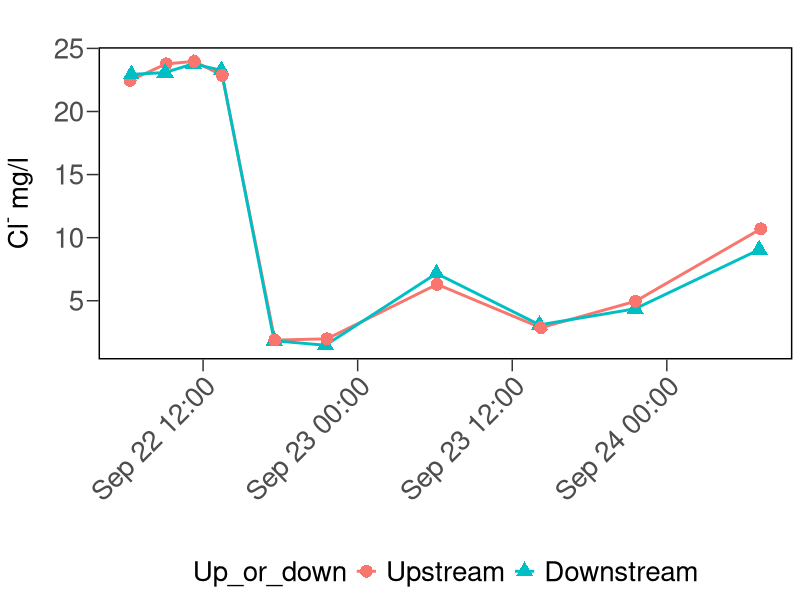
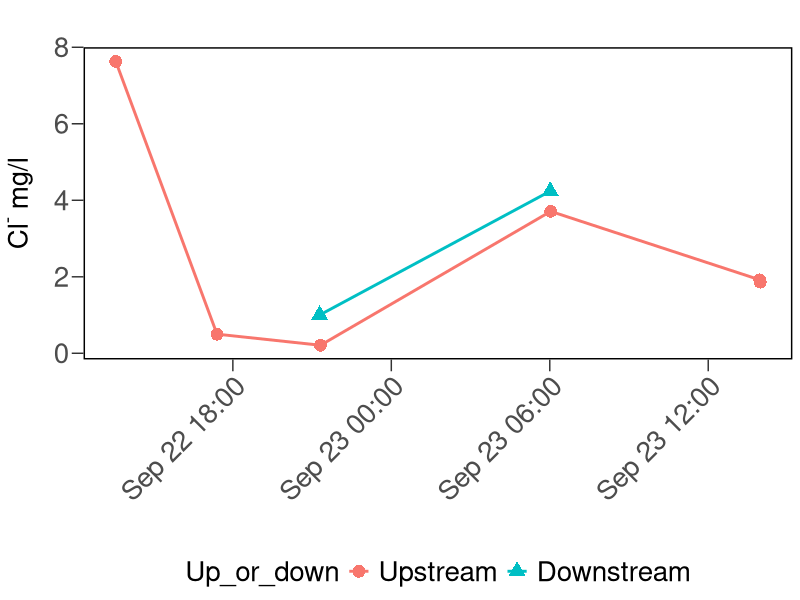
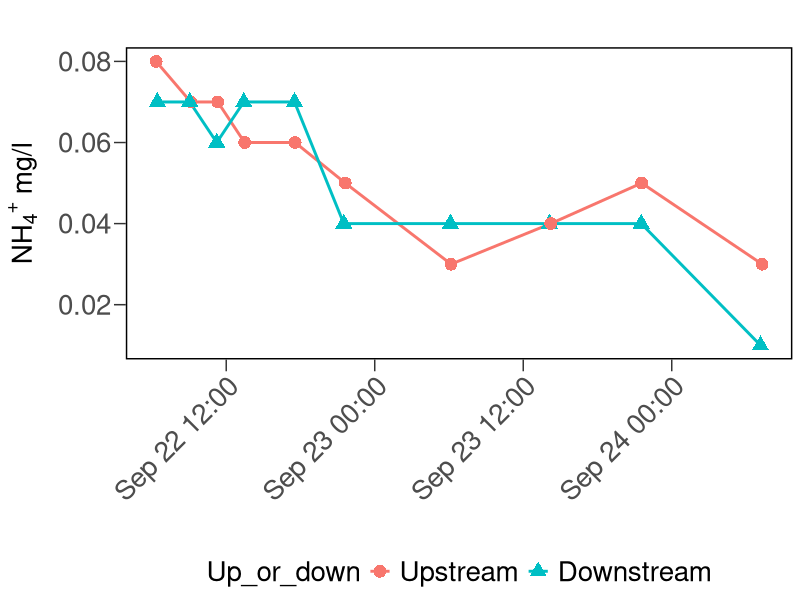
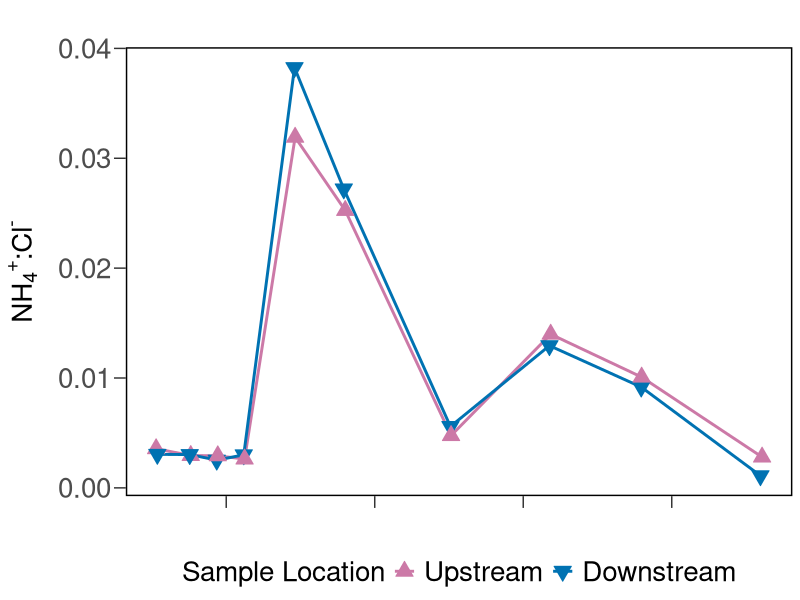
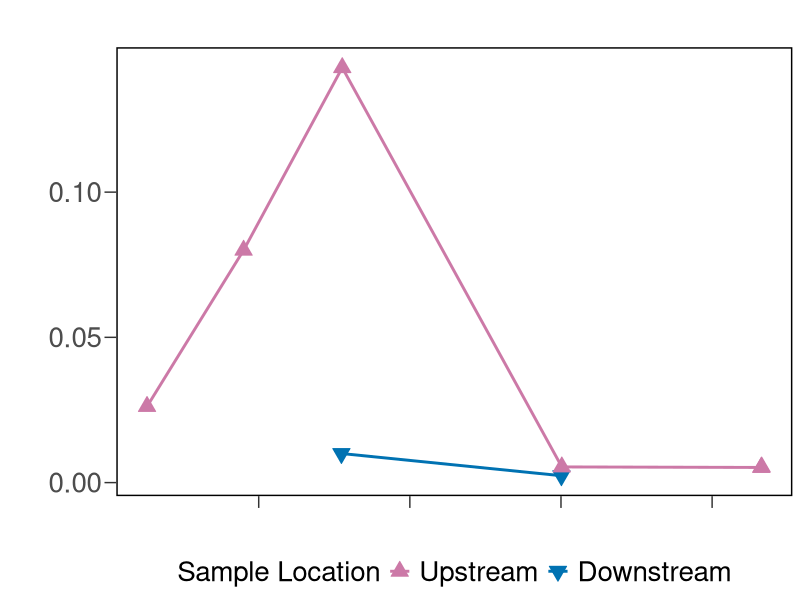
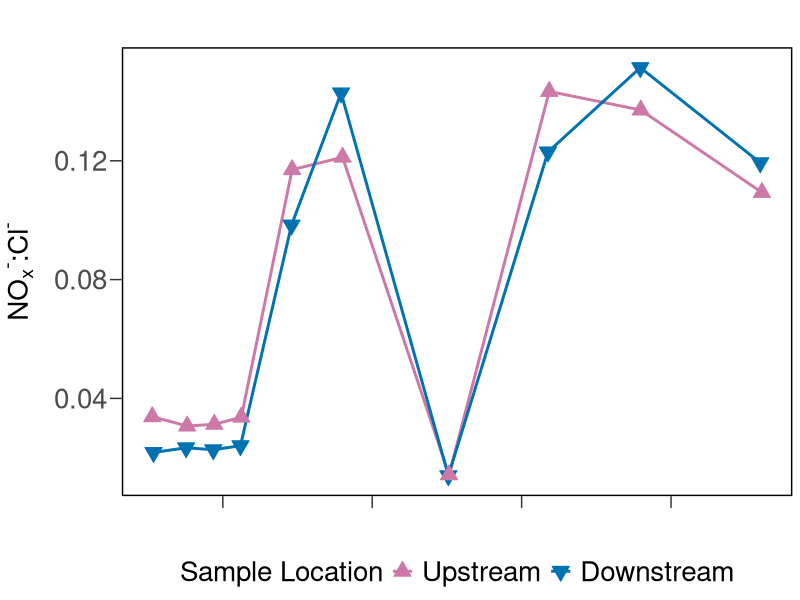
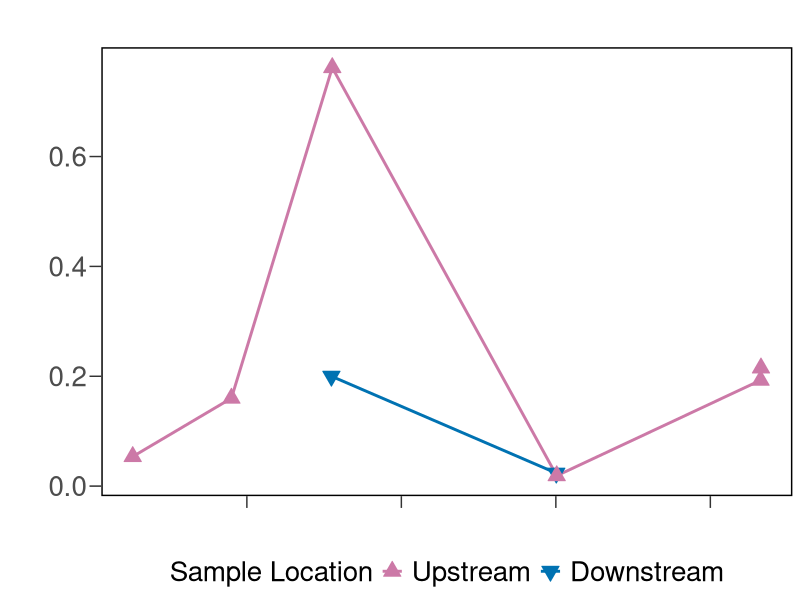
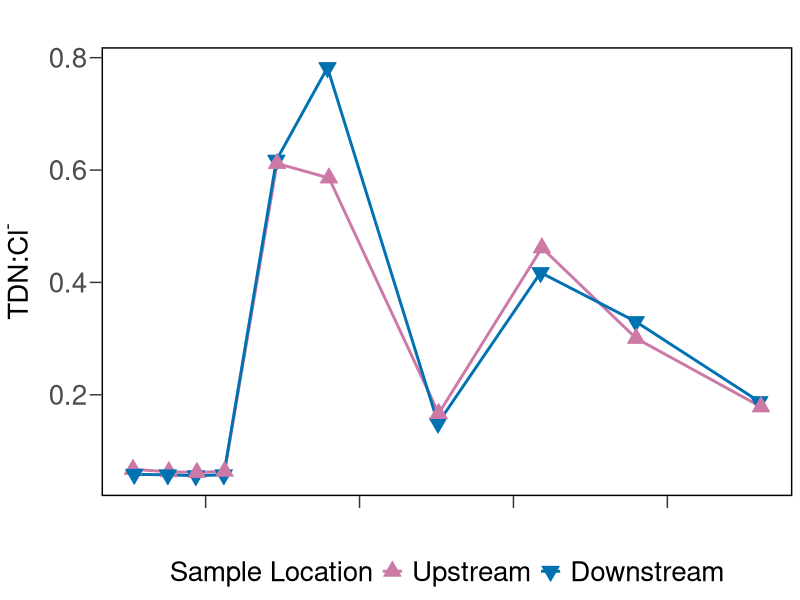

Source code (R) for these figures, in order:
## ---- chunk 1
knitr::opts_chunk$set(echo = TRUE)
rm(list=ls())
knitr::opts_knit$set(root.dir="~/GitHub/TownCreekWater/analyses/")
## ---- chunk 2
require(tidyverse)
require(lubridate)
require(rstatix)
require(ggpubr)
## ---- chunk 3
Ophelia <- read.csv("../data/Storms/OpheliaCompiledData.csv")

# Dry RSC upstream water level:
TotalSmallRSCUp <- read.csv("../data/HoboData/TotalTC_Small_RSC_Up.csv")

# Dry RSC downstream water level:
TotalSmallRSCDown <- read.csv("../data/HoboData/Total_Small_RSC_Down.csv")

# Dry RSC downstream with Ophelia dates (Nov. 15, 2023 download):
Dry_RSC_Down_LVL_Nov <- read.csv("../data/HoboData/TC_Small_RSC_Down_OpheliaRange.csv")
## ---- chunk 4
Ophelia$RSC <- as.factor(Ophelia$RSC)
Ophelia$Up_or_down <- as.factor(Ophelia$Up_or_down)
Ophelia$Up_or_down <- factor(Ophelia$Up_or_down, levels = c("Upstream", "Downstream", "Composite"))

# Make date-time column:
Ophelia$DateTime <- mdy_hm(paste(Ophelia$Date, Ophelia$Time))




# Drop negatives and below detection limit values from ERL:
# Convert negatives to zeroes:
Ophelia <- Ophelia %>%
  dplyr::mutate(PO4_uM = ifelse(PO4_uM < 0, 0, PO4_uM)) %>%
  dplyr::mutate(PO4_mg.L = ifelse(PO4_mg.L < 0, 0, PO4_mg.L)) %>%
  dplyr::mutate(TSS_mg.L = ifelse(TSS_mg.L < 0, 0, TSS_mg.L))


# Calculate chloride ratios:
Ophelia$NH4toCl <- Ophelia$NH4_mg.L / Ophelia$Cl_mg.L
Ophelia$NOxtoCl <- Ophelia$NO3.NO2_mgL / Ophelia$Cl_mg.L
Ophelia$TDNtoCl <- Ophelia$TDN_mg.L / Ophelia$Cl_mg.L

# subset by RSC:
Ophelia_IS <- Ophelia %>%
  filter(Ophelia$RSC=="In-stream")

Ophelia_Dry <- Ophelia %>%
  filter(Ophelia$RSC=="Dry")
## ---- chunk 5
# Plot Cl first
plot.IS_Cl <- ggplot(data = Ophelia_IS, aes(x = DateTime, y = Cl_mg.L, shape=Up_or_down, color=Up_or_down, fill = Up_or_down)) +
  geom_line(linewidth = 1) +
  geom_point(size = 4)+
  #scale_color_manual(values=c("#CC79A7","#0072B2"), labels = c("Upstream", "Downstream"), name="Sample Location") +
  #scale_shape_manual(values = c(24, 25), labels = c("Upstream", "Downstream"), name = "Sample Location")+
  #scale_fill_manual(values = c("#CC79A7","#0072B2"), labels = c("Upstream", "Downstream"), name="Sample Location")+
  theme_bw() +
  #Remove plot grid lines
  theme(panel.grid.major = element_blank(), panel.grid.minor = element_blank()) + 
  #Set axis title and text properties, tick marks, and labels
  theme(text=element_text(size=20),axis.title=element_text(size=20,face="bold"),
          axis.text=element_text(size=20),  
          axis.title.y=element_text(margin=margin(r=10)),
          axis.title.x = element_text(margin = margin(r=10)),
          panel.border = element_rect(colour = "black",linewidth=1),strip.text = element_text(size = 20), legend.position="bottom", legend.title = element_text(size=20), legend.text=element_text(size=20)) + 
          theme(axis.ticks.length=unit(0.3,"cm")) + 
          labs(x = "", y = expression(paste("Cl"^{"-"}," mg/l")), title="") +
  theme(rect=element_rect(fill="transparent"))+
  theme(plot.background = element_rect(color=NA), axis.text.x = element_text(angle=45, hjust = 1))
  #scale_x_date(date_breaks = "1 month", limits = c(range(NH3_PO4_Unknown_dropNegs$Date)), date_labels = "%b %y")
  
 
plot.IS_Cl


plot.Dry_Cl <- ggplot(data = Ophelia_Dry, aes(x = DateTime, y = Cl_mg.L, shape=Up_or_down, color=Up_or_down, fill = Up_or_down)) +
  geom_line(linewidth = 1) +
  geom_point(size = 4)+
  #scale_color_manual(values=c("#CC79A7","#0072B2"), labels = c("Upstream", "Downstream"), name="Sample Location") +
  #scale_shape_manual(values = c(24, 25), labels = c("Upstream", "Downstream"), name = "Sample Location")+
  #scale_fill_manual(values = c("#CC79A7","#0072B2"), labels = c("Upstream", "Downstream"), name="Sample Location")+
  theme_bw() +
  #Remove plot grid lines
  theme(panel.grid.major = element_blank(), panel.grid.minor = element_blank()) + 
  #Set axis title and text properties, tick marks, and labels
  theme(text=element_text(size=20),axis.title=element_text(size=20,face="bold"),
          axis.text=element_text(size=20),  
          axis.title.y=element_text(margin=margin(r=10)),
          axis.title.x = element_text(margin = margin(r=10)),
          panel.border = element_rect(colour = "black",linewidth=1),strip.text = element_text(size = 20), legend.position="bottom", legend.title = element_text(size=20), legend.text=element_text(size=20)) + 
          theme(axis.ticks.length=unit(0.3,"cm")) + 
          labs(x = "", y = expression(paste("Cl"^{"-"}," mg/l")), title="") +
  theme(rect=element_rect(fill="transparent"))+
  theme(plot.background = element_rect(color=NA), axis.text.x = element_text(angle=45, hjust = 1))
  #scale_x_date(date_breaks = "1 month", limits = c(range(NH3_PO4_Unknown_dropNegs$Date)), date_labels = "%b %y")
  
 
plot.Dry_Cl
## ---- chunk 6
plot.IS_NH4 <- ggplot(data = Ophelia_IS, aes(x = DateTime, y = NH4_mg.L, shape=Up_or_down, color=Up_or_down, fill = Up_or_down)) +
  geom_line(linewidth = 1) +
  geom_point(size = 4)+
  #scale_color_manual(values=c("#CC79A7","#0072B2"), labels = c("Upstream", "Downstream"), name="Sample Location") +
  #scale_shape_manual(values = c(24, 25), labels = c("Upstream", "Downstream"), name = "Sample Location")+
  #scale_fill_manual(values = c("#CC79A7","#0072B2"), labels = c("Upstream", "Downstream"), name="Sample Location")+
  theme_bw() +
  #Remove plot grid lines
  theme(panel.grid.major = element_blank(), panel.grid.minor = element_blank()) + 
  #Set axis title and text properties, tick marks, and labels
  theme(text=element_text(size=20),axis.title=element_text(size=20,face="bold"),
          axis.text=element_text(size=20),  
          axis.title.y=element_text(margin=margin(r=10)),
          axis.title.x = element_text(margin = margin(r=10)),
          panel.border = element_rect(colour = "black",linewidth=1),strip.text = element_text(size = 20), legend.position="bottom", legend.title = element_text(size=20), legend.text=element_text(size=20)) + 
          theme(axis.ticks.length=unit(0.3,"cm")) + 
          labs(x = "", y = expression(paste("NH"[4], ""^{"+"}," mg/l")), title="") +
  theme(rect=element_rect(fill="transparent"))+
  theme(plot.background = element_rect(color=NA), axis.text.x = element_text(angle=45, hjust = 1))
  #scale_x_datetime(date_breaks = "6 hours", limits = c(range(Ophelia_IS$DateTime)))
  
 
plot.IS_NH4
## ---- chunk 7
plot.IS_NH4toCl <- ggplot(data = Ophelia_IS, aes(x = DateTime, y = NH4toCl, shape=Up_or_down, color=Up_or_down, fill = Up_or_down)) +
  geom_line(linewidth = 1) +
  geom_point(size = 4)+
  scale_color_manual(values=c("#CC79A7","#0072B2"), labels = c("Upstream", "Downstream"), name="Sample Location") +
  scale_shape_manual(values = c(24, 25), labels = c("Upstream", "Downstream"), name = "Sample Location")+
  scale_fill_manual(values = c("#CC79A7","#0072B2"), labels = c("Upstream", "Downstream"), name="Sample Location")+
  theme_bw() +
  #Remove plot grid lines
  theme(panel.grid.major = element_blank(), panel.grid.minor = element_blank()) + 
  #Set axis title and text properties, tick marks, and labels
  theme(text=element_text(size=20),axis.title=element_text(size=20,face="bold"),
          axis.text=element_text(size=20),  
          axis.title.y=element_text(margin=margin(r=10)),
          axis.title.x = element_text(margin = margin(r=10)),
          panel.border = element_rect(colour = "black",linewidth=1),strip.text = element_text(size = 20), legend.position="bottom", legend.title = element_text(size=20), legend.text=element_text(size=20)) + 
          theme(axis.ticks.length=unit(0.3,"cm")) + 
          labs(x = "", y = expression(paste("NH"[4], ""^{"+"},":Cl", ""^{"-"})), title="") +
  theme(rect=element_rect(fill="transparent"))+
  theme(plot.background = element_rect(color=NA), axis.text.x = element_text(angle=45, hjust = 1))+
  theme(axis.text.x = element_blank())
  
  
 
plot.IS_NH4toCl


plot.Dry_NH4toCl <- ggplot(data = Ophelia_Dry, aes(x = DateTime, y = NH4toCl, shape=Up_or_down, color=Up_or_down, fill = Up_or_down)) +
  geom_line(linewidth = 1) +
  geom_point(size = 4)+
  scale_color_manual(values=c("#CC79A7","#0072B2"), labels = c("Upstream", "Downstream"), name="Sample Location") +
  scale_shape_manual(values = c(24, 25), labels = c("Upstream", "Downstream"), name = "Sample Location")+
  scale_fill_manual(values = c("#CC79A7","#0072B2"), labels = c("Upstream", "Downstream"), name="Sample Location")+
  theme_bw() +
  #Remove plot grid lines
  theme(panel.grid.major = element_blank(), panel.grid.minor = element_blank()) + 
  #Set axis title and text properties, tick marks, and labels
  theme(text=element_text(size=20),axis.title=element_text(size=20,face="bold"),
          axis.text=element_text(size=20),  
          axis.title.y=element_text(margin=margin(r=10)),
          axis.title.x = element_text(margin = margin(r=10)),
          panel.border = element_rect(colour = "black",linewidth=1),strip.text = element_text(size = 20), legend.position="bottom", legend.title = element_text(size=20), legend.text=element_text(size=20)) + 
          theme(axis.ticks.length=unit(0.3,"cm")) + 
          labs(x = "", y = "", title="") +
  theme(rect=element_rect(fill="transparent"))+
  theme(plot.background = element_rect(color=NA), axis.text.x = element_text(angle=45, hjust = 1))+
  theme(axis.text.x = element_blank())
  
  
 
plot.Dry_NH4toCl
## ---- chunk 8
plot.IS_NOxtoCl <- ggplot(data = Ophelia_IS, aes(x = DateTime, y = NOxtoCl, shape=Up_or_down, color=Up_or_down, fill = Up_or_down)) +
  geom_line(linewidth = 1) +
  geom_point(size = 4)+
  scale_color_manual(values=c("#CC79A7","#0072B2"), labels = c("Upstream", "Downstream"), name="Sample Location") +
  scale_shape_manual(values = c(24, 25), labels = c("Upstream", "Downstream"), name = "Sample Location")+
  scale_fill_manual(values = c("#CC79A7","#0072B2"), labels = c("Upstream", "Downstream"), name="Sample Location")+
  theme_bw() +
  #Remove plot grid lines
  theme(panel.grid.major = element_blank(), panel.grid.minor = element_blank()) + 
  #Set axis title and text properties, tick marks, and labels
  theme(text=element_text(size=20),axis.title=element_text(size=20,face="bold"),
          axis.text=element_text(size=20),  
          axis.title.y=element_text(margin=margin(r=10)),
          axis.title.x = element_text(margin = margin(r=10)),
          panel.border = element_rect(colour = "black",linewidth=1),strip.text = element_text(size = 20), legend.position="bottom", legend.title = element_text(size=20), legend.text=element_text(size=20)) + 
          theme(axis.ticks.length=unit(0.3,"cm")) + 
          labs(x = "", y = expression(paste("NO"[x], ""^{"-"},":Cl", ""^{"-"})), title="") +
  theme(rect=element_rect(fill="transparent"))+
  theme(plot.background = element_rect(color=NA), axis.text.x = element_text(angle=45, hjust = 1))+
  theme(axis.text.x = element_blank())
  
  
 
plot.IS_NOxtoCl


plot.Dry_NOxtoCl <- ggplot(data = Ophelia_Dry, aes(x = DateTime, y = NOxtoCl, shape=Up_or_down, color=Up_or_down, fill = Up_or_down)) +
  geom_line(linewidth = 1) +
  geom_point(size = 4)+
  scale_color_manual(values=c("#CC79A7","#0072B2"), labels = c("Upstream", "Downstream"), name="Sample Location") +
  scale_shape_manual(values = c(24, 25), labels = c("Upstream", "Downstream"), name = "Sample Location")+
  scale_fill_manual(values = c("#CC79A7","#0072B2"), labels = c("Upstream", "Downstream"), name="Sample Location")+
  theme_bw() +
  #Remove plot grid lines
  theme(panel.grid.major = element_blank(), panel.grid.minor = element_blank()) + 
  #Set axis title and text properties, tick marks, and labels
  theme(text=element_text(size=20),axis.title=element_text(size=20,face="bold"),
          axis.text=element_text(size=20),  
          axis.title.y=element_text(margin=margin(r=10)),
          axis.title.x = element_text(margin = margin(r=10)),
          panel.border = element_rect(colour = "black",linewidth=1),strip.text = element_text(size = 20), legend.position="bottom", legend.title = element_text(size=20), legend.text=element_text(size=20)) + 
          theme(axis.ticks.length=unit(0.3,"cm")) + 
          labs(x = "", y = "", title="") +
  theme(rect=element_rect(fill="transparent"))+
  theme(plot.background = element_rect(color=NA), axis.text.x = element_text(angle=45, hjust = 1))+
  theme(axis.text.x = element_blank())
  
  
 
plot.Dry_NOxtoCl
## ---- chunk 9
plot.IS_TDNtoCl <- ggplot(data = Ophelia_IS, aes(x = DateTime, y = TDNtoCl, shape=Up_or_down, color=Up_or_down, fill = Up_or_down)) +
  geom_line(linewidth = 1) +
  geom_point(size = 4)+
  scale_color_manual(values=c("#CC79A7","#0072B2"), labels = c("Upstream", "Downstream"), name="Sample Location") +
  scale_shape_manual(values = c(24, 25), labels = c("Upstream", "Downstream"), name = "Sample Location")+
  scale_fill_manual(values = c("#CC79A7","#0072B2"), labels = c("Upstream", "Downstream"), name="Sample Location")+
  theme_bw() +
  #Remove plot grid lines
  theme(panel.grid.major = element_blank(), panel.grid.minor = element_blank()) + 
  #Set axis title and text properties, tick marks, and labels
  theme(text=element_text(size=20),axis.title=element_text(size=20,face="bold"),
          axis.text=element_text(size=20),  
          axis.title.y=element_text(margin=margin(r=10)),
          axis.title.x = element_text(margin = margin(r=10)),
          panel.border = element_rect(colour = "black",linewidth=1),strip.text = element_text(size = 20), legend.position="bottom", legend.title = element_text(size=20), legend.text=element_text(size=20)) + 
          theme(axis.ticks.length=unit(0.3,"cm")) + 
          labs(x = "", y = expression(paste("TDN",":Cl", ""^{"-"})), title="") +
  theme(rect=element_rect(fill="transparent"))+
  theme(plot.background = element_rect(color=NA), axis.text.x = element_text(angle=45, hjust = 1))+
  theme(axis.text.x = element_blank())
  
  
 
plot.IS_TDNtoCl


plot.Dry_TDNtoCl <- ggplot(data = Ophelia_Dry, aes(x = DateTime, y = TDNtoCl, shape=Up_or_down, color=Up_or_down, fill = Up_or_down)) +
  geom_line(linewidth = 1) +
  geom_point(size = 4)+
  scale_color_manual(values=c("#CC79A7","#0072B2"), labels = c("Upstream", "Downstream"), name="Sample Location") +
  scale_shape_manual(values = c(24, 25), labels = c("Upstream", "Downstream"), name = "Sample Location")+
  scale_fill_manual(values = c("#CC79A7","#0072B2"), labels = c("Upstream", "Downstream"), name="Sample Location")+
  theme_bw() +
  #Remove plot grid lines
  theme(panel.grid.major = element_blank(), panel.grid.minor = element_blank()) + 
  #Set axis title and text properties, tick marks, and labels
  theme(text=element_text(size=20),axis.title=element_text(size=20,face="bold"),
          axis.text=element_text(size=20),  
          axis.title.y=element_text(margin=margin(r=10)),
          axis.title.x = element_text(margin = margin(r=10)),
          panel.border = element_rect(colour = "black",linewidth=1),strip.text = element_text(size = 20), legend.position="bottom", legend.title = element_text(size=20), legend.text=element_text(size=20)) + 
          theme(axis.ticks.length=unit(0.3,"cm")) + 
          labs(x = "", y = "", title="") +
  theme(rect=element_rect(fill="transparent"))+
  theme(plot.background = element_rect(color=NA), axis.text.x = element_text(angle=45, hjust = 1))+
  theme(axis.text.x = element_blank())
  
  
 
plot.Dry_TDNtoCl
## ---- chunk 10
# read in csv file 
N12TCUP <- read.csv("../data/Grafana/Node 12 -TC Upstream _07-23 to 01-24.csv")

# Date manipulation - to month and day 
N12TCUP$Time2 <- as.Date(N12TCUP$Time,"%m/%d/%Y")


# No Negative water level values so no further manipulation is required 

#plot
plot.N12TCUP <- ggplot (data = N12TCUP, aes(x = Time2, y = Water_level) 
  )+
  geom_point()+
  geom_line()+
  labs( 
    title = "Node 12 TC Upstream ",
    x = "", y = "Water level (m)",
    scale_x_date(date_labels = "%F", date_breaks = "1 month"))+
    theme(axis.text.x = element_text(angle=45, hjust = 1))
plot.N12TCUP
## ---- chunk 11
# read in csv file 
N10TCDown <- read.csv("../data/Grafana/Node 10 -TC Downstream _07-23 to 01-24.csv")

# Date manipulation - to month and day 
N10TCDown$Time2 <- as.Date(N10TCDown$Time,"%m/%d/%Y")


#  Negative water level values so  further manipulation is required 
N10TCDown$Water_level[N10TCDown$Water_level<0] <- 0

#plot
plot.N10TCDown <- ggplot(data = N10TCDown, aes(x = Time2, y = Water_level) 
  )+
  geom_point()+
  geom_line()+
  labs( 
    title = "Node 10 TC Downstream ",
    x = "", y = "Water level (m)",
    scale_x_date(date_labels = "%F", date_breaks = "1 month"))+
    theme(axis.text.x = element_text(angle=45, hjust = 1))
plot.N10TCDown
## ---- chunk 12
# Rename water levels up/down:
colnames(N12TCUP)[2] <- "Water_level_up"
colnames(N10TCDown)[2] <- "Water_level_down"

start_time <- as.POSIXct("9/22/2023 5:00", format = "%m/%d/%Y %H:%M")
end_time <- as.POSIXct("9/24/2023 8:00", format = "%m/%d/%Y %H:%M")

N12TCUP$POS_Time <- as.POSIXct(N12TCUP$Time, format = "%m/%d/%Y %H:%M")
N10TCDown$POS_Time <- as.POSIXct(N10TCDown$Time, format = "%m/%d/%Y %H:%M")

# Subset for Ophelia start and end:
N12TCUP_Ophelia <- N12TCUP[N12TCUP$POS_Time >= start_time & N12TCUP$POS_Time <= end_time, ]
N10TCDown_Ophelia <- N10TCDown[N10TCDown$POS_Time >= start_time & N10TCDown$POS_Time <= end_time, ]

# Merge Up and Down into one dataframe:
GrafanaUpDown <- cbind(N12TCUP_Ophelia, N10TCDown_Ophelia$Water_level_down)

# get rid of extra columns:
GrafanaUpDown <- GrafanaUpDown %>%
  dplyr::select(c("POS_Time", "Water_level_up", "N10TCDown_Ophelia$Water_level_down"))

colnames(GrafanaUpDown)[3] <- "Water_level_down"
## ---- chunk 13
plot.GrafanaOphelia <- ggplot() +
  geom_line(data = GrafanaUpDown, aes(x=POS_Time, y=Water_level_up, group=1), color = "#CC79A7", size = 1)+
  geom_point(data = GrafanaUpDown, aes(x=POS_Time, y=Water_level_up, group=1), color = "#CC79A7", fill = "#CC79A7", size = 4, shape = 24)+
  geom_line(data = GrafanaUpDown, aes(x=POS_Time, y=Water_level_down, group=2), color = "#0072B2", size = 1)+
    geom_point(data = GrafanaUpDown, aes(x=POS_Time, y=Water_level_down, group=2), color = "#0072B2", fill = "#0072B2", size = 4, shape = 25)+
  theme_bw() +
  #Remove plot grid lines
  theme(panel.grid.major = element_blank(), panel.grid.minor = element_blank()) + 
  #Set axis title and text properties, tick marks, and labels
  theme(text=element_text(size=20),axis.title=element_text(size=20),
          axis.text=element_text(size=20),  
          axis.title.y=element_text(margin=margin(r=10)),
          axis.title.x = element_text(margin = margin(r=10)),
          panel.border = element_rect(colour = "black",linewidth=1),strip.text = element_text(size = 20), legend.position="none", legend.title = element_text(size=20), legend.text=element_text(size=20)) + 
          theme(axis.ticks.length=unit(0.3,"cm")) + 
          labs(x = "", y = "water level (m)", title="") +
  theme(rect=element_rect(fill="transparent"))+
  theme(plot.background = element_rect(color=NA), axis.text.x = element_text(angle=45, hjust = 1))
  
 
plot.GrafanaOphelia

## ---- chunk 14
# upstream, dry:
# Format date:
TotalSmallRSCUp$POS_Time <- as.POSIXct(TotalSmallRSCUp$Date, format = "%m/%d/%Y %H:%M")
Dry_RSC_Down_LVL_Nov$POS_Time <- as.POSIXct(Dry_RSC_Down_LVL_Nov$Date.Time..GMT.04.00, format = "%m/%d/%y %H:%M")

# Subset for Ophelia start and end:
Dry_UP_Ophelia <- TotalSmallRSCUp[TotalSmallRSCUp$POS_Time >= start_time & TotalSmallRSCUp$POS_Time <= end_time, ]
Dry_Down_Ophelia <- Dry_RSC_Down_LVL_Nov[Dry_RSC_Down_LVL_Nov$POS_Time >= start_time & Dry_RSC_Down_LVL_Nov$POS_Time <= end_time, ]

# Remove NAs from Dry_UP_Ophelia:
Dry_UP_Ophelia <- na.omit(Dry_UP_Ophelia)

# Combine upstream and downstream sensor depths:
Dry_RSC_LVL <- cbind(Dry_UP_Ophelia, Dry_Down_Ophelia[, 6:7])

# Rename columns:
colnames(Dry_RSC_LVL)[6] <- "Sensor_Depth_UP"
colnames(Dry_RSC_LVL)[8] <- "Sensor_Depth_DOWN"

# Simplify dataframe:
Dry_RSC_LVL <- Dry_RSC_LVL[,6:8]

# Convert negatives to zeroes:
Dry_RSC_LVL <- Dry_RSC_LVL %>%
  dplyr::mutate(Sensor_Depth_UP = ifelse(Sensor_Depth_UP < 0, 0, Sensor_Depth_UP)) %>%
  dplyr::mutate(Sensor_Depth_DOWN = ifelse(Sensor_Depth_DOWN < 0, 0, Sensor_Depth_DOWN))
## ---- chunk 15
plot.DrRSC_LVL <- ggplot() +
  geom_line(data = Dry_RSC_LVL, aes(x=POS_Time, y=Sensor_Depth_UP, group=1), color = "#CC79A7", size = 1)+
  #geom_point(data = Dry_RSC_LVL, aes(x=POS_Time, y=Sensor_Depth_UP, group=1), color = "#CC79A7", fill = "#CC79A7", size = 1, shape = 24)+
  geom_line(data = Dry_RSC_LVL, aes(x=POS_Time, y=Sensor_Depth_DOWN, group=2), color = "#0072B2", size = 1)+
    #geom_point(data = Dry_RSC_LVL, aes(x=POS_Time, y=Sensor_Depth_DOWN, group=2), color = "#0072B2", fill = "#0072B2", size = 1, shape = 25)+
  theme_bw() +
  #Remove plot grid lines
  theme(panel.grid.major = element_blank(), panel.grid.minor = element_blank()) + 
  #Set axis title and text properties, tick marks, and labels
  theme(text=element_text(size=20),axis.title=element_text(size=20),
          axis.text=element_text(size=20),  
          axis.title.y=element_text(margin=margin(r=10)),
          axis.title.x = element_text(margin = margin(r=10)),
          panel.border = element_rect(colour = "black",linewidth=1),strip.text = element_text(size = 20), legend.position="none", legend.title = element_text(size=20), legend.text=element_text(size=20)) + 
          theme(axis.ticks.length=unit(0.3,"cm")) + 
          labs(x = "", y = "") +
  theme(rect=element_rect(fill="transparent"))+
  theme(plot.background = element_rect(color=NA), axis.text.x = element_text(angle=45, hjust = 1))
  
 
plot.DrRSC_LVL
## ---- chunk 16
All_NstoCl_plots <- ggarrange(plot.IS_NH4toCl, plot.IS_NOxtoCl, plot.IS_TDNtoCl, plot.GrafanaOphelia, ncol = 1, nrow = 4, labels = c("A", "B", "C", "D"), legend = "none", align = "hv")

All_NstoCl_plots

#ggsave("../figures/Ophelia_IS_NtoCl_4panel.png", plot=All_NstoCl_plots, device="png", path=NULL, scale=1, width=12, height=20, dpi=600, limitsize=TRUE, bg="white")
## ---- chunk 17
Dry_NstoCl_plots <- ggarrange(plot.Dry_NH4toCl, plot.Dry_NOxtoCl, plot.Dry_TDNtoCl, plot.DrRSC_LVL, ncol = 1, nrow = 4, labels = c("A", "B", "C", "D"), legend = "none", align = "hv")

Dry_NstoCl_plots

#ggsave("../figures/Ophelia_DRY_NtoCl_4panel.png", plot=Dry_NstoCl_plots, device="png", path=NULL, scale=1, width=12, height=20, dpi=600, limitsize=TRUE, bg="white")
## ---- chunk 18
Ophelia_8panel <- ggarrange(plot.IS_NH4toCl, plot.Dry_NH4toCl, plot.IS_NOxtoCl, plot.Dry_NOxtoCl, plot.IS_TDNtoCl, plot.Dry_TDNtoCl, plot.GrafanaOphelia, plot.DrRSC_LVL, ncol = 2, nrow = 4, labels = c("A", "B", "C", "D", "E", "F", "G", "H"), legend = "none", align = "hv")

Ophelia_8panel

#ggsave("../figures/Ophelia_8panel.png", plot=Ophelia_8panel, device="png", path=NULL, scale=1, width=22, height=20, dpi=600, limitsize=TRUE, bg="white")
